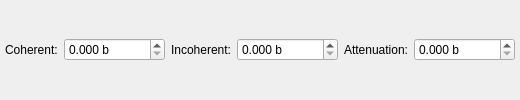
              <widget class="QWidget" name="page_2">
               <layout class="QHBoxLayout" name="horizontalLayout_9">
                <property name="leftMargin">
                 <number>5</number>
                </property>
                <property name="topMargin">
                 <number>5</number>
                </property>
                <property name="rightMargin">
                 <number>5</number>
                </property>
                <property name="bottomMargin">
                 <number>5</number>
                </property>
                <item>
                 <widget class="QLabel" name="lbCoherentXSection">
                  <property name="text">
                   <string>Coherent:</string>
                  </property>
                 </widget>
                </item>
                <item>
                 <widget class="QDoubleSpinBox" name="spSampleCoherentXSection">
                  <property name="suffix">
                   <string> b</string>
                  </property>
                  <property name="decimals">
                   <number>3</number>
                  </property>
                  <property name="maximum">
                   <double>1000000.000000000000000</double>
                  </property>
                  <property name="singleStep">
                   <double>0.100000000000000</double>
                  </property>
                 </widget>
                </item>
                <item>
                 <widget class="QLabel" name="lbIncoherentXSection">
                  <property name="text">
                   <string>Incoherent:</string>
                  </property>
                 </widget>
                </item>
                <item>
                 <widget class="QDoubleSpinBox" name="spSampleIncoherentXSection">
                  <property name="suffix">
                   <string> b</string>
                  </property>
                  <property name="decimals">
                   <number>3</number>
                  </property>
                  <property name="maximum">
                   <double>1000000.000000000000000</double>
                  </property>
                  <property name="singleStep">
                   <double>0.100000000000000</double>
                  </property>
                 </widget>
                </item>
                <item>
                 <widget class="QLabel" name="lbAttenuationXSection">
                  <property name="text">
                   <string>Attenuation:</string>
                  </property>
                 </widget>
                </item>
                <item>
                 <widget class="QDoubleSpinBox" name="spSampleAttenuationXSection">
                  <property name="suffix">
                   <string> b</string>
                  </property>
                  <property name="decimals">
                   <number>3</number>
                  </property>
                  <property name="maximum">
                   <double>1000000.000000000000000</double>
                  </property>
                  <property name="singleStep">
                   <double>0.100000000000000</double>
                  </property>
                 </widget>
                </item>
               </layout>
              </widget>
